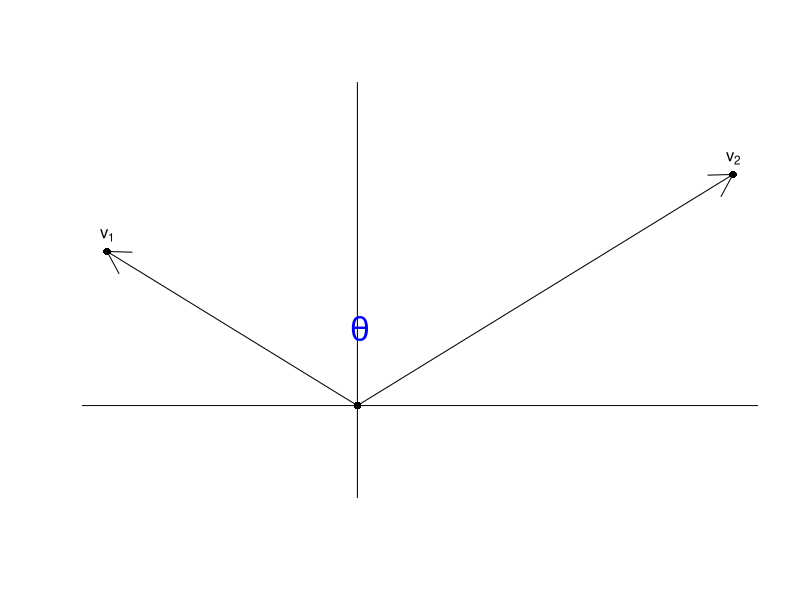
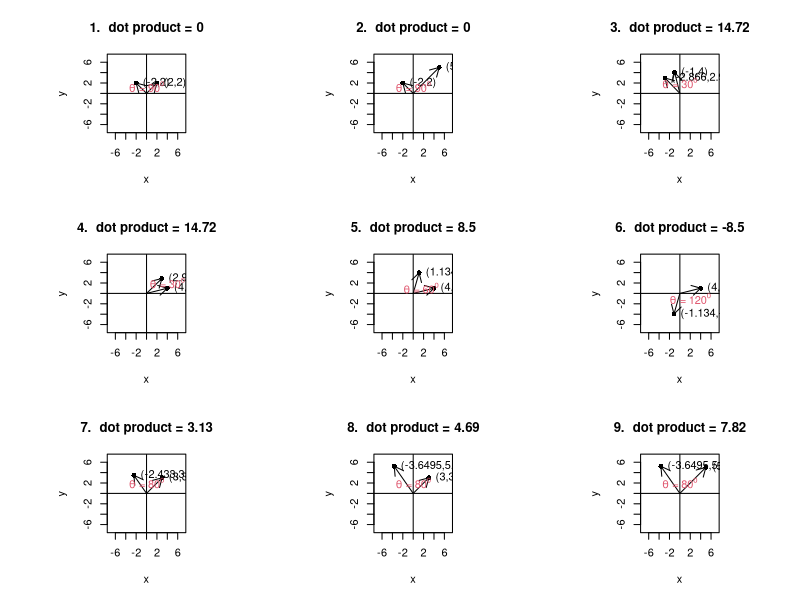
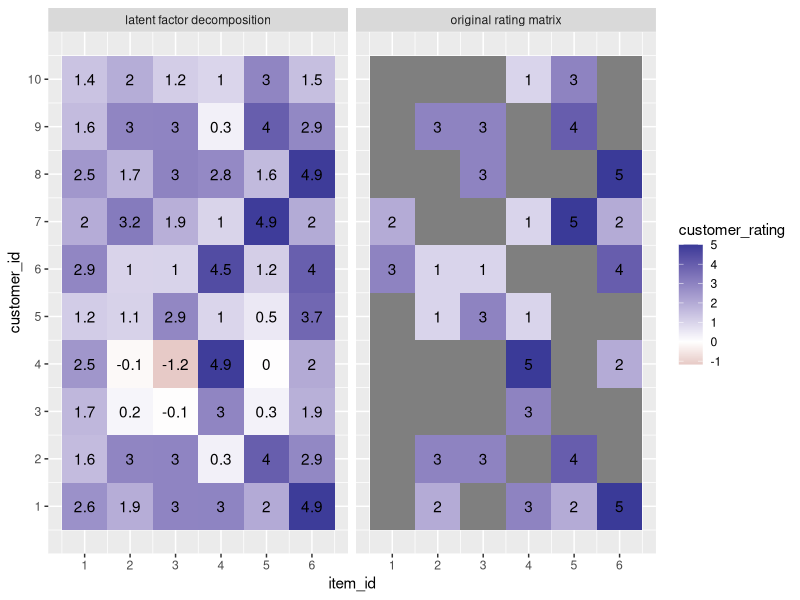
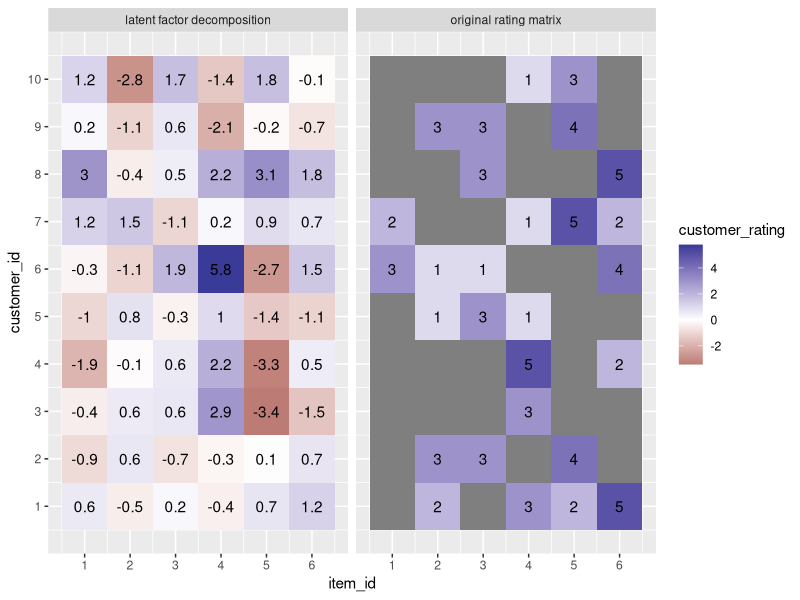

These charts were generated, in order, by the following R code:
## ---- chunk 1
# change formatting of code output:
knitr::opts_chunk$set(
  class.output  = "bg-primary",
  class.message = "bg-info text-info",
  class.warning = "bg-warning text-warning",
  class.error   = "bg-danger text-danger"
)
## ---- chunk 2
library(tidyverse)
library(Matrix)
library(patchwork)
## ---- chunk 3
plot( x = c(0,-2,3),
      y = c(0,2,3),
      pch = 16,
      axes = FALSE,
      xlab = "",
      ylab = "",
      ylim = c(-1,4 )
    )
abline( v=0, h=0 )

arrows( x0 = 0,
        y0 = 0,
        x1 = -2,
        y1 = 2
)

arrows( x0 = 0,
        y0 = 0,
        x1 = 3,
        y1 = 3
)
        
text( x=-2, y=2, labels=bquote(v[1]), pos=3)
text( x=3, y=3, labels=bquote(v[2]), pos=3)

text( x = 0.02, y=1, labels=expression(theta), col="blue", cex=2) 
## ---- chunk 4
vec_len_ftn <- function(vec){ sqrt(sum(vec^2)) } 
normalize_vec_ftn <- function(vec){ vec / vec_len_ftn(vec) }
dotprod_ftn <- function(vec1, vec2){ sum(vec1*vec2) }
calc_theta_ftn <- function(vec1, vec2){ 
  acos( 
        dotprod_ftn(vec1,vec2) / ( vec_len_ftn(vec1) * vec_len_ftn(vec2) )  
     )
}
rotate_vec_theta_radians <- function( vec, theta){
  # https://en.wikipedia.org/wiki/Rotation_matrix
  matrix( c( cos(theta), -sin(theta),
             sin(theta), cos(theta)    
           ),
          byrow = TRUE,
          nrow = 2
        ) %*%   
  vec
}

vec1 <- c(x=1,y=2)
vec2 <- c(x=2,y=5)

plot_vector_dotprod_ftn <- function(vec1, vec2, title="", theta_pos){
  
  dotprod <- round(  dotprod_ftn( vec1, vec2 ), digits=2  )
  theta_rad <- calc_theta_ftn( vec1, vec2 )
  theta_deg <- round( theta_rad * 180/pi, digits=1 )
  theta_text <- bquote( theta~"="~.(theta_deg)^o)
    
  plot( x = c(vec1["x"],vec2["x"]),
        y = c(vec1["y"],vec2["y"]),
        xlim = c(-7,7),
        ylim = c(-7,7),
         pch = 16,
        main = paste0( title, ".  dot product = ", dotprod ),
        xlab = "x",
        ylab = "y"
      )
  abline( h=0, v=0 )
  arrows( x0 = c(0,0),
          y0 = c(0,0),
          x1 = c(vec1["x"],vec2["x"]),
          y1 = c(vec1["y"],vec2["y"]),
          length = 0.1
        )
  text(      x = c(vec1["x"],vec2["x"]),
             y = c(vec1["y"],vec2["y"]),
        labels = paste("(",
                       c(vec1["x"],vec2["x"]), 
                       ",",
                       c(vec1["y"],vec2["y"]),
                       ")",
                       sep=""
                       ),
          pos = 4
      )
  text( x = theta_pos["x"],
        y = theta_pos["y"],
        labels = theta_text,
        col = 2
      )
}

par( pty="s", mfrow=c(3,3) )
plot_vector_dotprod_ftn(  vec1 = c(x=2, y=2), 
                          vec2 = c(x=-2, y=2),
                         title = "1",
                         theta_pos = c(x=0, y=1.3)
                       )

plot_vector_dotprod_ftn(  vec1 = c(x=5, y=5), 
                          vec2 = c(x=-2, y=2),
                         title = "2",
                         theta_pos = c(x=0, y=1.3)
                       )

vec1 <- c(x=-1, y=4)
rotate_vec1 <- rotate_vec_theta_radians( vec=vec1, theta=pi/6)
vec2 <- c( x=round( rotate_vec1[1],digits=3),
           y=round( rotate_vec1[2], digits=3)
        )
plot_vector_dotprod_ftn(  vec1 = vec1, 
                          vec2 = vec2,
                         title = "3",
                         theta_pos = c(x=0, y=2)
                       )

vec1 <- c(x=4, y=1)
rotate_vec1 <- rotate_vec_theta_radians( vec=vec1, theta=pi/6)
vec2 <- c( x=round( rotate_vec1[1],digits=3),
           y=round( rotate_vec1[2], digits=3)
        )
plot_vector_dotprod_ftn(  vec1 = vec1, 
                          vec2 = vec2,
                         title = "4",
                         theta_pos = c(x=4, y=2)
                       )

vec1 <- c(x=4, y=1)
rotate_vec1 <- rotate_vec_theta_radians( vec=vec1, theta=pi/3)
vec2 <- c( x=round( rotate_vec1[1],digits=3),
           y=round( rotate_vec1[2], digits=3)
        )
plot_vector_dotprod_ftn(  vec1 = vec1, 
                          vec2 = vec2,
                         title = "5",
                         theta_pos = c(x=1.5, y=1)
                       )

vec1 <- c(x=4, y=1)
rotate_vec1 <- rotate_vec_theta_radians( vec=vec1, theta=pi*(1+1/3) )
vec2 <- c( x=round( rotate_vec1[1],digits=3),
           y=round( rotate_vec1[2], digits=3)
        )
plot_vector_dotprod_ftn(  vec1 = vec2, 
                          vec2 = vec1,
                         title = "6",
                         theta_pos = c(x=2, y=-1)
                       )

vec1 <- c(x=3, y=3)
rotate_vec1 <- rotate_vec_theta_radians( vec=vec1, theta=(80/180) * pi )
vec2 <- c( x=round( rotate_vec1[1],digits=3),
           y=round( rotate_vec1[2], digits=3)
        )
plot_vector_dotprod_ftn(  vec1 = vec2, 
                          vec2 = vec1,
                         title = "7",
                         theta_pos = c(x=0, y=2)
                       )
vec1 <- c(x=3, y=3)
rotate_vec1 <- rotate_vec_theta_radians( vec=vec1, theta=(80/180) * pi )
vec2 <- c( x=round( rotate_vec1[1],digits=3),
           y=round( rotate_vec1[2], digits=3)
        )
vec2 = vec2 * 1.5
plot_vector_dotprod_ftn(  vec1 = vec2, 
                          vec2 = vec1,
                         title = "8",
                         theta_pos = c(x=0, y=2)
                       )

vec1 <- c(x=3, y=3)
rotate_vec1 <- rotate_vec_theta_radians( vec=vec1, theta=(80/180) * pi )
vec2 <- c( x=round( rotate_vec1[1],digits=3),
           y=round( rotate_vec1[2], digits=3)
        )
vec1 = vec1 * 5/3
vec2 = vec2 * 1.5
plot_vector_dotprod_ftn(  vec1 = vec2, 
                          vec2 = vec1,
                         title = "9",
                         theta_pos = c(x=0, y=2)
                       )

## ---- chunk 5
n_items <- 6
n_customers <- 10
percent_sparse <- 0.5

# assign some random 1-5 ratings for various customer/item combinations:
rating_matrix <- matrix( sample(1:5, size=n_items*n_customers, replace=TRUE),
                         ncol = n_items,
                         nrow = n_customers
                       )
rating_matrix <- 
  rating_matrix * 
  sample( 0:1, size=prod(dim(rating_matrix)), replace=TRUE, prob=c(percent_sparse,1-percent_sparse) )

colnames(rating_matrix) <- paste0("item", 1:ncol(rating_matrix), sep="" )
rownames(rating_matrix) <- paste0("customer", 1:nrow(rating_matrix), sep="" )

# make sure that each customer has rated at least 1 item:
for( row_i in 1:nrow(rating_matrix) ){
  if( sum(rating_matrix[row_i,])==0 ){ 
      rating_matrix[row_i,sample(1:ncol(rating_matrix),size=1)] <- 
        sample( 1:5, size=1)
    }
}

# make sure that each item has been rated at least once:
for( col_j in 1:ncol(rating_matrix) ){
  if( sum(rating_matrix[,col_j])==0 ){ 
      rating_matrix[sample(1:nrow(rating_matrix),size=1),col_j] <- 
        sample( 1:5, size=1)
    }
}

rating_matrix <- Matrix( rating_matrix, sparse=TRUE )

rating_matrix
## ---- chunk 6
# define dimension 
dim_L <- 3
dim_M <- nrow(rating_matrix)
dim_N <- ncol(rating_matrix)

U_matrix <- matrix( data = rnorm( n=dim_M * dim_L),
                    nrow = dim_M,
                    ncol = dim_L
                  )
colnames(U_matrix) <- paste("u", 1:ncol(U_matrix), sep="")

V_matrix <- matrix( data = rnorm( n=dim_N * dim_L),
                    nrow = dim_N,
                    ncol = dim_L
                  )
colnames(V_matrix) <- paste("v", 1:ncol(V_matrix), sep="")

U_matrix
V_matrix

U_matrix %*% t(V_matrix)
## ---- chunk 7
lambda1 <- 0.1
lambda2 <- 0.1

lambda2_I <- diag( rep(lambda2, dim_L) )
lambda1_I <- diag( rep(lambda1, dim_L) )

for( iteration_i in 0:1000 ){

  # print iteration number and sum of squared errors every 50 iterations:
  if( iteration_i%%50 == 0 ){ 
        paste0( "iteration ", iteration_i ) %>% print()   
    
        # print the sum of square errors:
        # (over non-zero entries of Y)
        # sum(   [ y_{ij} - t(u_i)*v_j ]^2  )
        cat("new U: Sum of Squared Errors:")
      
        (
          sum(
               (
                 rating_matrix -
                 (  ( U_matrix %*% t(V_matrix) ) * (as.matrix(rating_matrix>0)*1)  )
               )^2
             ) +
          lambda1 * sum(U_matrix^2) +
          lambda2 * sum(V_matrix^2) 
        ) %>%
        print()
  }
  # keep [u_i]s constant and solve for each [v_j]:
  for( j in 1:dim_N ){   # for every row of V:
    V_matrix[j,] <-
      solve(
             lambda2_I +

              (
              lapply( which(rating_matrix[,j]!=0),   # all users who rated item [j]
                      function(row_i){ U_matrix[row_i,] %*% t(U_matrix[row_i,]) }
                    ) %>%
              Reduce( "+", . )
              )
      ) %*%

      (
        lapply( which(rating_matrix[,j]!=0),         # all users who rated item [j]
                function(row_i){ U_matrix[row_i, ] * rating_matrix[row_i, j] }
              ) %>%
        Reduce( "+", . )
      )
  }

  # keep [v_j]s constant and solve for each [u_i]:
  for( i in 1:dim_M ){   # for every row of U:

      U_matrix[i,] <-    # u_i
      solve(
             lambda1_I +

              (
              lapply( which(rating_matrix[i,]!=0),   # all items rated by user [i]
                      function(row_j){ V_matrix[row_j,] %*% t(V_matrix[row_j,]) }
                    ) %>%
              Reduce( "+", . )
              )
      ) %*%

      (
        lapply( which(rating_matrix[i,]!=0),   # all items rated by user [i]
                function(row_j){ V_matrix[row_j, ] * rating_matrix[i,row_j] }
              ) %>%
        Reduce( "+", . )
      )
  }

}
## ---- chunk 8
latent_decomp_matrix <- U_matrix %*% t(V_matrix)
rownames(latent_decomp_matrix) <- rownames(rating_matrix)
colnames(latent_decomp_matrix) <- colnames(rating_matrix)

rating_matrix
latent_decomp_matrix

rating_matrix_for_ggplot_heatmap <- 
  rating_matrix %>%
    as.matrix() %>% 
    as.data.frame() %>% 
    rownames_to_column( var="customer_id" ) %>%
    mutate( customer_id = as.numeric( gsub("customer", "", customer_id) ) ) %>% 
    pivot_longer(      cols = starts_with("item"),
                   names_to = "item_id",
                  values_to = "customer_rating"
                ) %>% 
    mutate( item_id = as.numeric( gsub("item", "", item_id) ) ) %>% 
    mutate( customer_rating = if_else(customer_rating==0, as.numeric(NA), customer_rating) ) %>% 
    mutate( customer_rating_text = if_else(customer_rating==0, " ", as.character(customer_rating))  )

lat_decomp_mat_for_ggplot_heatmap <- 
  latent_decomp_matrix %>%
    as.matrix() %>% 
    as.data.frame() %>% 
    rownames_to_column( var="customer_id" ) %>%
    mutate( customer_id = as.numeric( gsub("customer", "", customer_id) ) ) %>% 
    pivot_longer(      cols = starts_with("item"),
                   names_to = "item_id",
                  values_to = "predicted_customer_rating"
                ) %>% 
    mutate( item_id = as.numeric( gsub("item", "", item_id) ) )
  
bind_rows( 
           rating_matrix_for_ggplot_heatmap %>% mutate( source = "original rating matrix" )
           ,
           lat_decomp_mat_for_ggplot_heatmap %>% 
             mutate( source = "latent factor decomposition" ) %>%
             rename( customer_rating = predicted_customer_rating) %>% 
             mutate( customer_rating_text = as.character( round(customer_rating, digits=1) ) )
         ) %>% 
  ggplot( data = .,
          aes(     x = item_id,
                   y = customer_id,
                fill = customer_rating,
               label = customer_rating_text
             )
        ) +
  geom_tile() +
  geom_text() + 
  facet_wrap( ~source ) +
  scale_x_continuous( breaks = 1:n_items ) +
  scale_y_continuous( breaks = 1:n_customers ) +
  scale_fill_gradient2()

## ---- chunk 9
lambda1 <- 0.1
lambda2 <- 0.1

calc_gradient_ij_ftn <- function( Umat, Vmat, Ymat, lamb1, lamb2, i, j ){

  list( 
        u_grad_row_i = 
            2 * (Ymat[i,j] - t(Umat[i,])%*%Vmat[j,]) %*% Vmat[j,] + ( (2*lamb1)/ sum(Ymat[i,]>0) )*Umat[i,],
        
        v_grad_row_j = 
            2 * (Ymat[i,j] - t(Umat[i,])%*%Vmat[j,]) %*% Umat[i,] + ( (2*lamb2)/ sum(Ymat[,j]>0) )*Vmat[j,]
      ) %>% 
    return(.)
  
} 

calc_SSE <- function( Umat, Vmat, Ymat, lamb1, lamb2 ){
          sum(
               (
                 Ymat -
                 (  ( Umat %*% t(Vmat) ) * (as.matrix(Ymat>0)*1)  )
               )^2
             ) +
          lamb1 * sum(Umat^2) +
          lamb2 * sum(Vmat^2) 
}

## ---- chunk 10
# define dimension 
dim_L <- 5
dim_M <- nrow(rating_matrix)
dim_N <- ncol(rating_matrix)

U_matrix <- matrix( data = rnorm( n=dim_M * dim_L),
                    nrow = dim_M,
                    ncol = dim_L
                  )
colnames(U_matrix) <- paste("u", 1:ncol(U_matrix), sep="")

V_matrix <- matrix( data = rnorm( n=dim_N * dim_L),
                    nrow = dim_N,
                    ncol = dim_L
                  )
colnames(V_matrix) <- paste("v", 1:ncol(V_matrix), sep="")

U_matrix
V_matrix
## ---- chunk 11
learnrate_alpha <- 0.001
  
for( iteration_i in 0:1000 ){
  
  # print out SSE every 50 iterations:
  if( iteration_i%%50 == 0 ){ 
        paste0( "iteration ", iteration_i ) %>% print()   
  
  # print out the objective function value:
  cat("Sum of Squared Errors:  ")
  calc_SSE( Umat = U_matrix,
            Vmat = V_matrix,
            Ymat = rating_matrix,
            lamb1 = lambda1,
            lamb2 = lambda2
          ) %>% 
    cat()
  }
  
  # choose a random non-zero value from the rating matrix:
  rand_i <- sample( which(rowSums(rating_matrix)>0), size=1 )     # choose a random row which has one or more non-zero ratings
  rand_j <- sample( which(rating_matrix[rand_i,]>0), size=1 )

  # calculate gradient for U_i and V_j:
  calc_grads <- calc_gradient_ij_ftn( Umat = U_matrix,
                                      Vmat = V_matrix,
                                      Ymat = rating_matrix,
                                      lamb1 = lambda1,
                                      lamb2 = lambda2,
                                      i = rand_i,
                                      j = rand_j
                                    )
  
  # update u_i:
  U_matrix[rand_i,] <- U_matrix[rand_i,] + learnrate_alpha * calc_grads$u_grad_row_i
    
  # update v_i:
  V_matrix[rand_j,] <- V_matrix[rand_j,] + learnrate_alpha * calc_grads$v_grad_row_j
    
}


## ---- chunk 12
latent_decomp_matrix <- U_matrix %*% t(V_matrix)
rownames(latent_decomp_matrix) <- rownames(rating_matrix)
colnames(latent_decomp_matrix) <- colnames(rating_matrix)

rating_matrix
latent_decomp_matrix

rating_matrix_for_ggplot_heatmap <- 
  rating_matrix %>%
    as.matrix() %>% 
    as.data.frame() %>% 
    rownames_to_column( var="customer_id" ) %>%
    mutate( customer_id = as.numeric( gsub("customer", "", customer_id) ) ) %>% 
    pivot_longer(      cols = starts_with("item"),
                   names_to = "item_id",
                  values_to = "customer_rating"
                ) %>% 
    mutate( item_id = as.numeric( gsub("item", "", item_id) ) ) %>% 
    mutate( customer_rating = if_else(customer_rating==0, as.numeric(NA), customer_rating) ) %>% 
    mutate( customer_rating_text = if_else(customer_rating==0, " ", as.character(customer_rating))  )

lat_decomp_mat_for_ggplot_heatmap <- 
  latent_decomp_matrix %>%
    as.matrix() %>% 
    as.data.frame() %>% 
    rownames_to_column( var="customer_id" ) %>%
    mutate( customer_id = as.numeric( gsub("customer", "", customer_id) ) ) %>% 
    pivot_longer(      cols = starts_with("item"),
                   names_to = "item_id",
                  values_to = "predicted_customer_rating"
                ) %>% 
    mutate( item_id = as.numeric( gsub("item", "", item_id) ) )
  
bind_rows( 
           rating_matrix_for_ggplot_heatmap %>% mutate( source = "original rating matrix" )
           ,
           lat_decomp_mat_for_ggplot_heatmap %>% 
             mutate( source = "latent factor decomposition" ) %>%
             rename( customer_rating = predicted_customer_rating) %>% 
             mutate( customer_rating_text = as.character( round(customer_rating, digits=1) ) )
         ) %>% 
  ggplot( data = .,
          aes(     x = item_id,
                   y = customer_id,
                fill = customer_rating,
               label = customer_rating_text
             )
        ) +
  geom_tile() +
  geom_text() + 
  facet_wrap( ~source ) +
  scale_x_continuous( breaks = 1:n_items ) +
  scale_y_continuous( breaks = 1:n_customers ) +
  scale_fill_gradient2()
